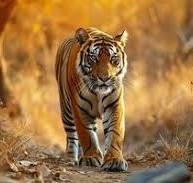
#> input picture image_processing_code/tiger.jpeg, 193 x 183 px, found by its file name
$ python bitwise_operations.py
#> lines starting #> are read from the running program, lines starting #| are printed output that depends on the picture
import cv2
import numpy as np

# Load image
image = cv2.imread('/home/wot-raj/image_processing_code/tiger.jpeg')
#> image is the input picture: shape (183, 193, 3); mean B, G, R 66.8, 117, 158.8

# Create a mask
mask = np.zeros(image.shape[:2], dtype=np.uint8)
mask[50:200, 100:300] = 255

# Apply bitwise AND
masked_image = cv2.bitwise_and(image, image, mask=mask)
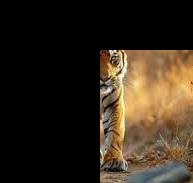
#> masked_image: shape (183, 193, 3); mean B, G, R 28.2, 41.6, 52.5

# Display result
cv2.imshow('Masked Image', masked_image)
cv2.waitKey(0)
cv2.destroyAllWindows()
